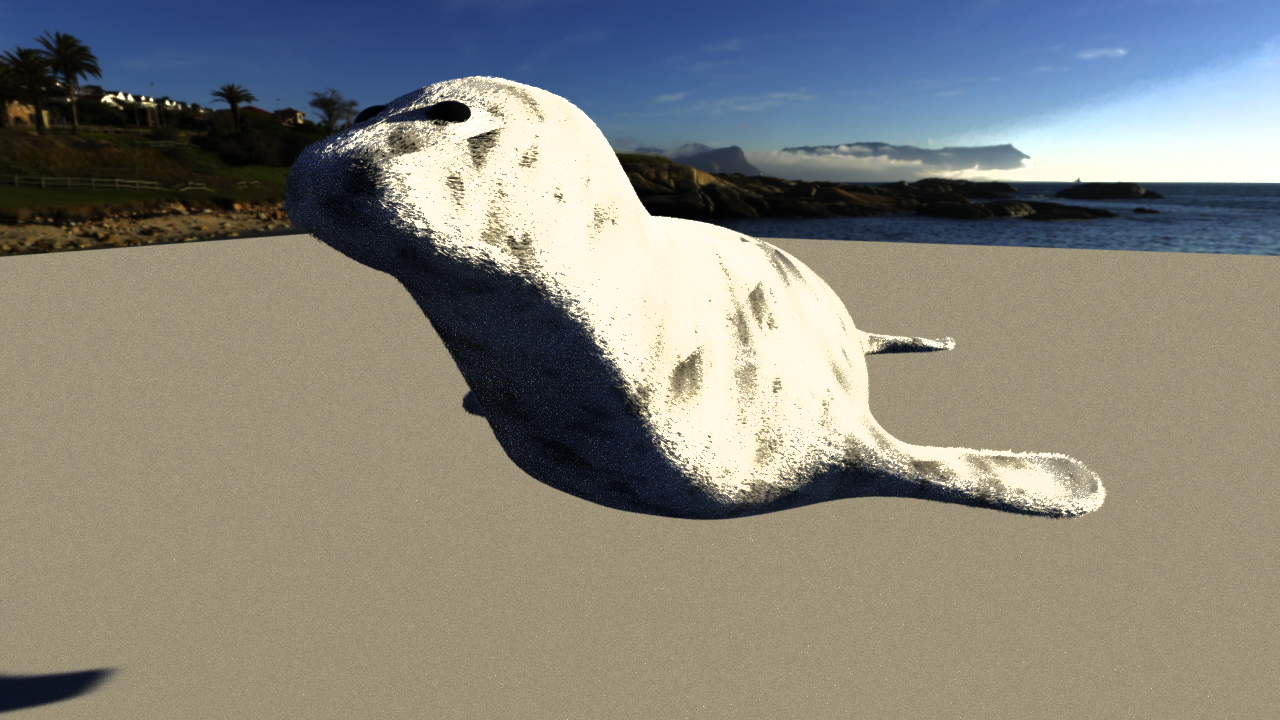
#> input picture homework/final_project/seal_dry.png, 1280 x 720 px
$ python make_dry_wet_gif.py
#> lines starting #> are read from the running program, lines starting #| are printed output that depends on the picture
"""
make_dry_wet_gif.py
Generate a 5-frame animated PNG that cross-fades from the dry seal to the wet seal.
Frames are evenly spaced blends:
  frame 0 = 100% dry
  frame 1 =  75% dry / 25% wet
  frame 2 =  50% dry / 50% wet
  frame 3 =  25% dry / 75% wet
  frame 4 = 100% wet

Output: dry_to_wet.apng  (in the same directory as this script)
Note: APNG (Animated PNG) is used instead of GIF to preserve full 24-bit color.
GIF is limited to 256 colors which causes severe color distortion in photo-realistic renders.
APNG is supported by all modern browsers (Chrome, Firefox, Safari, Edge).
"""

from pathlib import Path
from PIL import Image
import numpy as np

HERE   = Path(__file__).parent
OUT    = HERE / "dry_to_wet.apng"

# Use the exact same PNGs as the final report so frames 1 and 5 are identical
# to the submitted report images.
DRY_PNG = HERE / "seal_dry.png"
WET_PNG = HERE / "seal_wet.png"

# ----------- load ----------------------------------------------------------------
dry = Image.open(DRY_PNG).convert("RGB")
#> dry is the input picture: PIL image 1280x720 RGB; mean R, G, B 133.6, 132.8, 124.6
wet = Image.open(WET_PNG).convert("RGB")
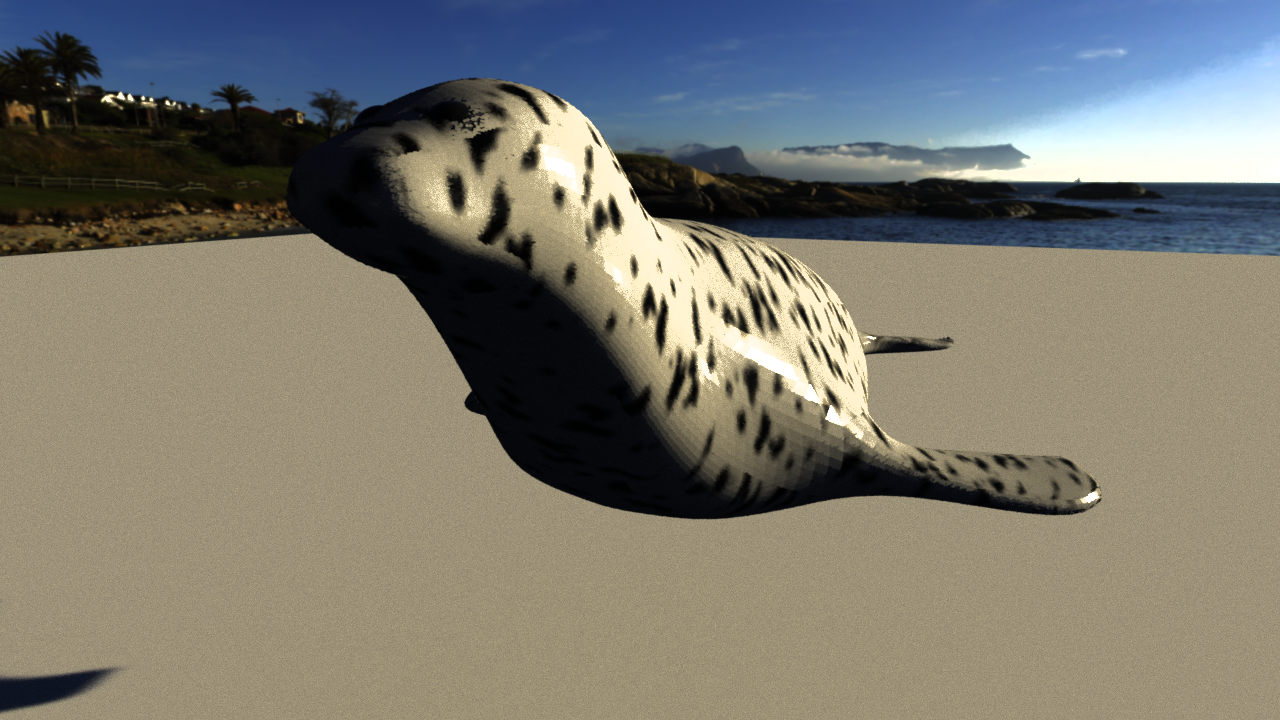
#> input picture homework/final_project/seal_wet.png, 1280 x 720 px
#> wet is the input picture: PIL image 1280x720 RGB; mean R, G, B 122.1, 121, 112.1

# Make same size (resize wet to dry's size if they differ)
if dry.size != wet.size:
    wet = wet.resize(dry.size, Image.LANCZOS)

dry_np = np.asarray(dry, dtype=np.float32)
wet_np = np.asarray(wet, dtype=np.float32)

# ----------- blend ---------------------------------------------------------------
N_FRAMES = 5
frame_alphas    = [i / (N_FRAMES - 1) for i in range(N_FRAMES)]  # 0.0→1.0 (wet weight)
frame_durations = []

frames = []
for i, alpha in enumerate(frame_alphas):
    blended = (1.0 - alpha) * dry_np + alpha * wet_np
    blended = np.clip(blended, 0, 255).astype(np.uint8)
    frames.append(Image.fromarray(blended, "RGB"))
    # Hold the first and last frame longer
    if i == 0 or i == N_FRAMES - 1:
        frame_durations.append(1200)   # 1.2 s
    else:
        frame_durations.append(600)    # 0.6 s
#> this loop made 5 passes
#> pass 2, `blended = (1.0 - alpha) * dry_np + alpha * wet_np`:
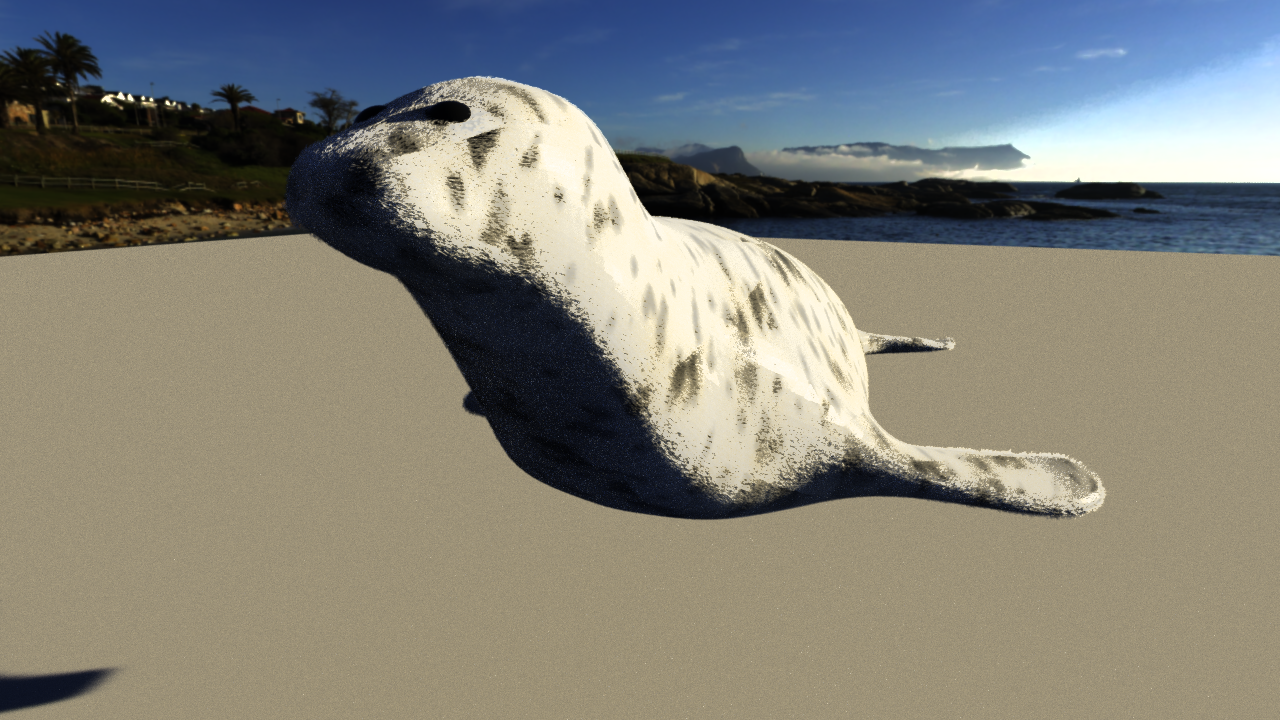
#> blended: shape (720, 1280, 3) float32; mean R, G, B 130.7, 129.9, 121.5
#> pass 3, `blended = (1.0 - alpha) * dry_np + alpha * wet_np`:
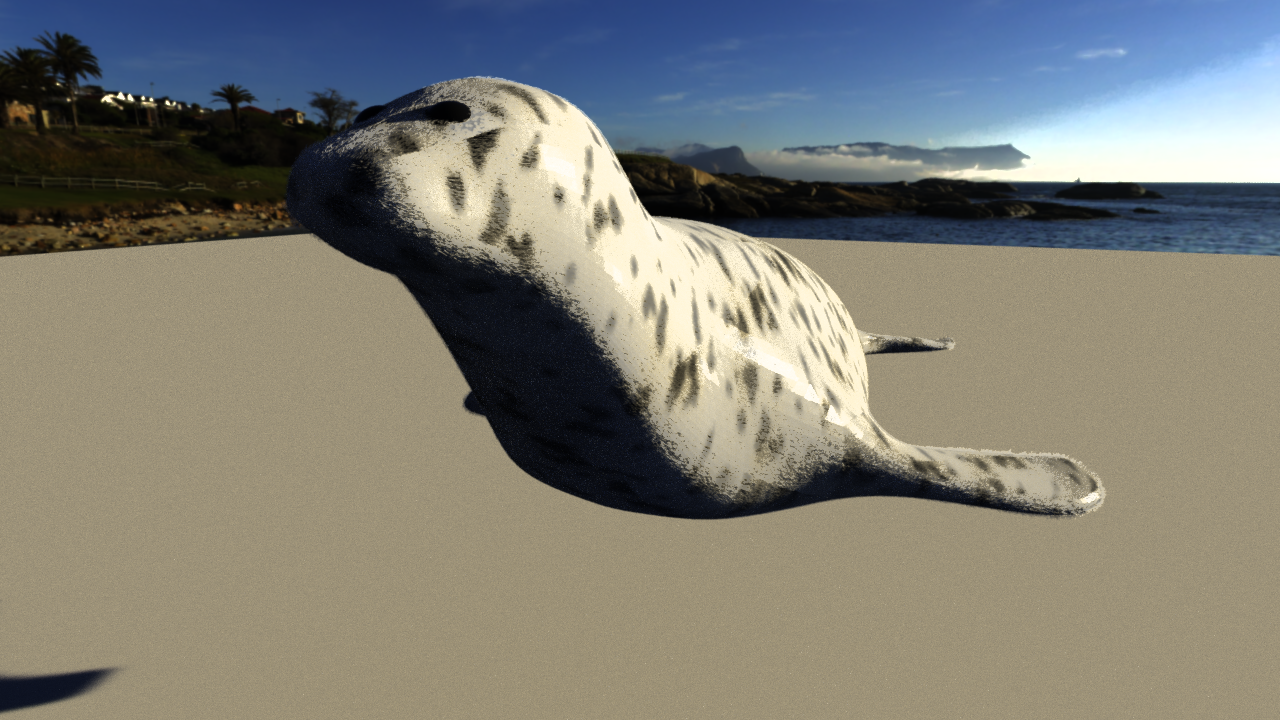
#> blended: shape (720, 1280, 3) float32; mean R, G, B 127.9, 126.9, 118.4
#> after the loop, frame_durations = [1200, 600, 600, 600, 1200]; frames = 5 items

# ----------- save ----------------------------------------------------------------
frames[0].save(
    OUT,
    format="PNG",     # APNG — full 24-bit, no palette quantization
    save_all=True,
    append_images=frames[1:],
    duration=frame_durations,
    loop=0,           # loop forever
)

print(f"Saved {N_FRAMES}-frame GIF to: {OUT}")
print(f"Frame sizes: {frames[0].size}")
#| Frame sizes: (1280, 720)
print(f"Frame durations (ms): {frame_durations}")
#| Frame durations (ms): [1200, 600, 600, 600, 1200]
